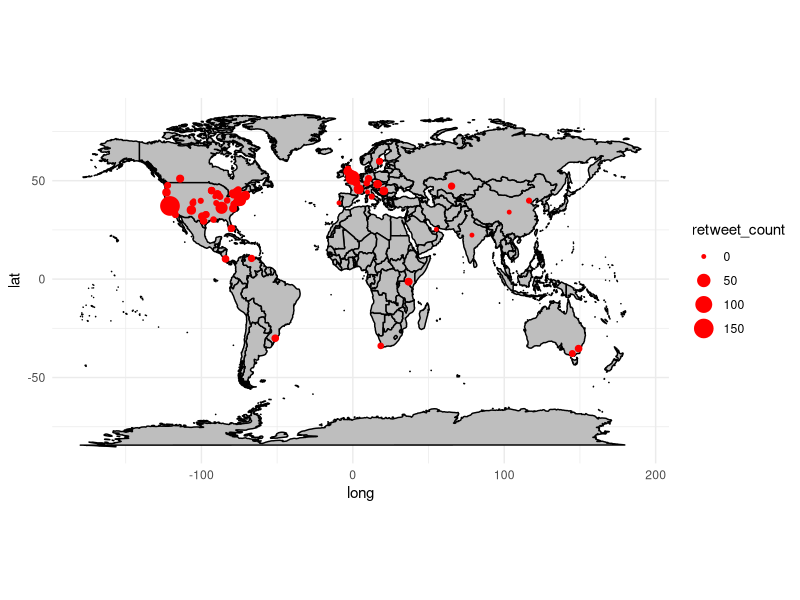
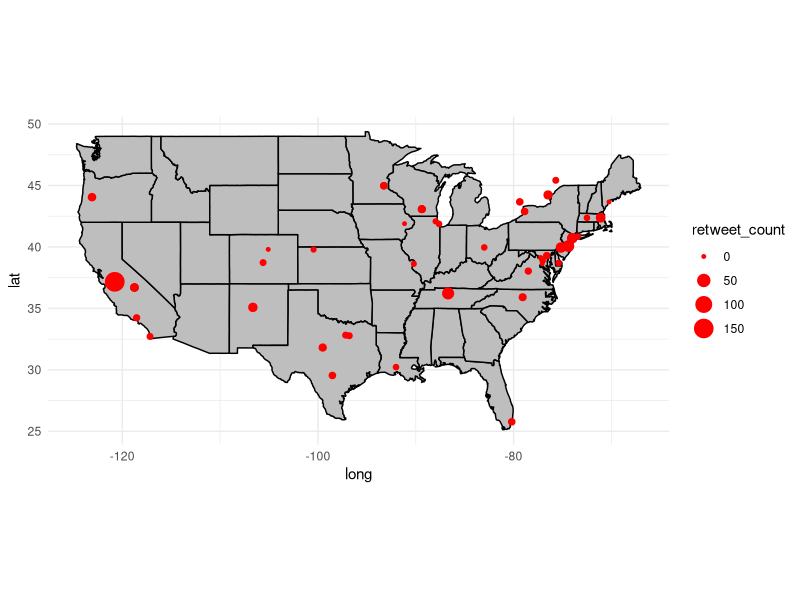
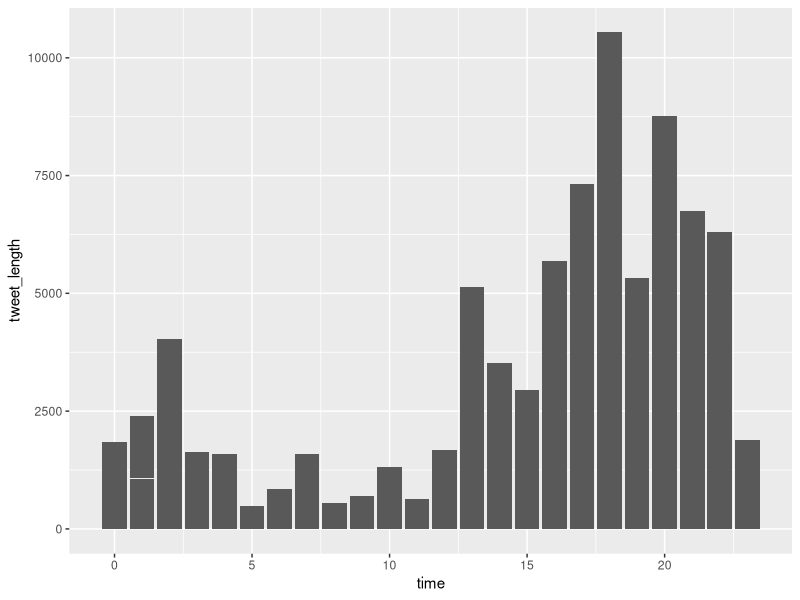
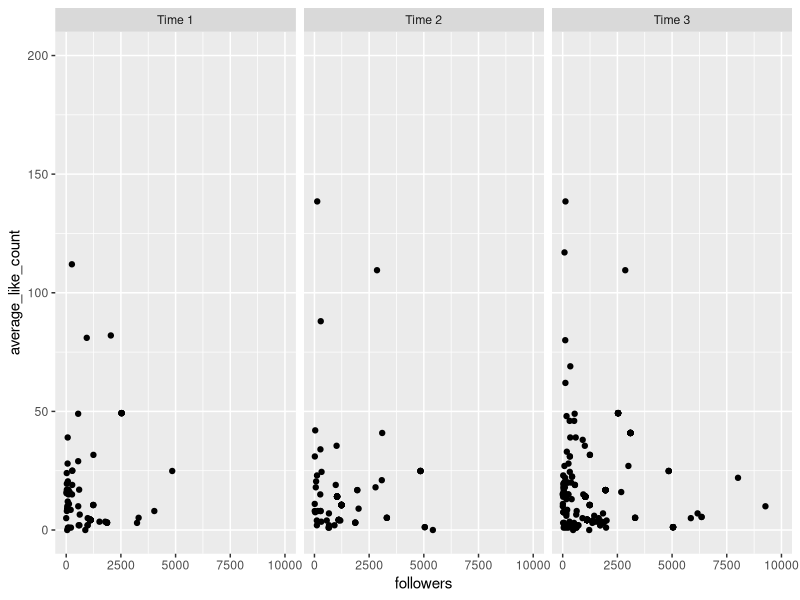

Generate these figures, in order, with R:
## ---- chunk 1
# load packages here
library(tidyverse)
library(ggridges)

## ---- chunk 2
# load data here
tweets <- read.csv("data/tweets.csv")
glimpse(tweets)
## ---- chunk 3
glimpse(tweets)
## ---- chunk 4
tweets %>%
  group_by(location) %>%
  summarize(location_tweet_count = n())

tweets %>% 
  mutate(location_state = case_when(
    str_detect(location, "AL") ~ "AL",
    str_detect(location, "NY") ~ "NY",
    TRUE ~ as.character(location)
    )) %>% 
  group_by(location) %>%
  summarize(location_tweet_count = n())
  
## ---- chunk 5
tweets %>%
  count(location) %>%
  arrange(desc(n)) %>% 
  head(15)
## ---- chunk 6
world_map <- map_data("world")

ggplot() +
  geom_polygon(data = world_map, aes(x = long, y = lat, group = group), fill = "gray", color = "black") +
  geom_point(data = tweets, aes(x = long, y = lat, size = retweet_count), color = "red") +
  theme_minimal() +
  coord_fixed(1.3)

  #coord_quickmap()


tweets <- tweets%>%
  mutate(continent=case_when(long < -46 & (lat>20 & lat < 46) ~ "North America", 
                             (long > -100  & long<50) &(lat>-100 & lat <20) ~ "South America", 
                             (long > -50  & long<60) &(lat>-50 & lat <50) ~ "Africa", 
                             
                            (long > 25) &(lat>-50 & lat <50) ~ "Europe", 
                            
                          (long > 50  & long<150) &(lat>-12.5) ~ "Asia", 
                          
                        (long > 100) &(lat<-12.5) ~ "Oceania"))

  
## ---- chunk 7

tweets_NA<-tweets%>%
  filter(continent=="North America")

world_map <- map_data("state")

ggplot() +
  geom_polygon(data = world_map, aes(x = long, y = lat, group = group), fill = "gray", color = "black") +
  geom_point(data = tweets_NA, aes(x = long, y = lat, size = retweet_count), color = "red") +
  theme_minimal() +
  coord_quickmap()

## ---- chunk 8
library(lubridate)

tweets <- tweets %>%
  filter(!is.na(datetime))%>%
  mutate(tweet_length = nchar(as.character(content)), 
                              time=(as.numeric(str_sub(datetime, start=12, end=13))))
        

ggplot(tweets, aes(x=time, y = tweet_length)) + 
  geom_col()



## ---- chunk 9
tweets %>%
  filter(verified == TRUE) %>%
  nrow()
## ---- chunk 10
tweets <- tweets %>%
  group_by(username) %>%
  mutate(average_like_count = mean(like_count))


tweets_time<- tweets%>%
  mutate(time_range=case_when(time<=7~"Time 1", 
                              time>7 & time <=15~ "Time 2", 
                              time >15~"Time 3"))
ggplot(tweets_time, aes(followers, average_like_count))+
  geom_point()+
  facet_grid(~time_range)+
  scale_x_continuous(limits=c(0, 10000))+
  scale_y_continuous(limits=c(0, 200))
  
  
